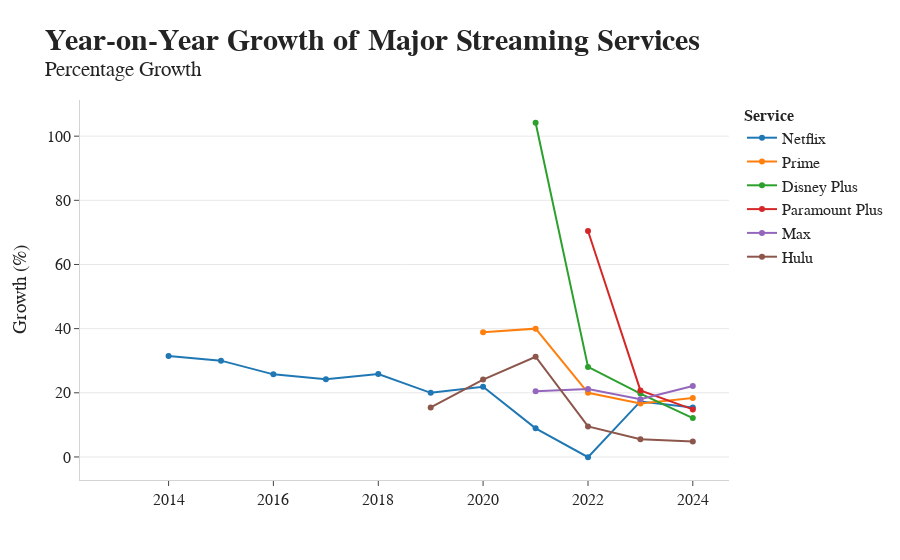

Notebook code cell kept with this figure:
### Code cell
fig_growth = px.line(df_growth_long,
                      x='Year', 
                      y='Growth', 
                      color='Service', 
                      title='<b>Year-on-Year Growth of Major Streaming Services</b><br><sup>Percentage Growth</sup>',
                      template='simple_white',
                      markers=True)

fig_growth.update_layout(yaxis_title='Growth (%)',
                        yaxis = dict(showgrid=True, linecolor='lightgray'),
                        xaxis = dict(showgrid=False, linecolor='lightgray'),
                        font=dict(size=16, family='Trebuchet MS'),
                        title_font=dict(family="Trebuchet MS", size=30,),
                        legend=dict(title_font=dict(weight='bold', size=16)),
                        xaxis_title="")

fig_growth.show()

### Figure 1 — Plotly figure (JSON) as saved in the notebook; plotly's stock layout.template omitted (floating-point values rounded to 4 significant figures)
{"data": [{"hovertemplate": "Service=Netflix<br>Year=%{x}<br>Growth=%{y}<extra></extra>", "legendgroup": "Netflix", "line": {"color": "#1F77B4", "dash": "solid"}, "marker": {"symbol": "circle"}, "mode": "lines+markers", "name": "Netflix", "orientation": "v", "showlegend": true, "type": "scatter", "x": ["2013-01-01T00:00:00", "2014-01-01T00:00:00", "2015-01-01T00:00:00", "2016-01-01T00:00:00", "2017-01-01T00:00:00", "2018-01-01T00:00:00", "2019-01-01T00:00:00", "2020-01-01T00:00:00", "2021-01-01T00:00:00", "2022-01-01T00:00:00", "2023-01-01T00:00:00", "2024-01-01T00:00:00"], "xaxis": "x", "y": [null, 31.5, 30.03, 25.75, 24.2, 25.87, 19.98, 21.89, 8.927, -0.09016, 17.31, 15.38], "yaxis": "y"}, {"hovertemplate": "Service=Prime<br>Year=%{x}<br>Growth=%{y}<extra></extra>", "legendgroup": "Prime", "line": {"color": "#FF7F0E", "dash": "solid"}, "marker": {"symbol": "circle"}, "mode": "lines+markers", "name": "Prime", "orientation": "v", "showlegend": true, "type": "scatter", "x": ["2013-01-01T00:00:00", "2014-01-01T00:00:00", "2015-01-01T00:00:00", "2016-01-01T00:00:00", "2017-01-01T00:00:00", "2018-01-01T00:00:00", "2019-01-01T00:00:00", "2020-01-01T00:00:00", "2021-01-01T00:00:00", "2022-01-01T00:00:00", "2023-01-01T00:00:00", "2024-01-01T00:00:00"], "xaxis": "x", "y": [null, null, null, null, null, null, null, 38.89, 40.0, 20.0, 16.67, 18.37], "yaxis": "y"}, {"hovertemplate": "Service=Disney Plus<br>Year=%{x}<br>Growth=%{y}<extra></extra>", "legendgroup": "Disney Plus", "line": {"color": "#2CA02C", "dash": "solid"}, "marker": {"symbol": "circle"}, "mode": "lines+markers", "name": "Disney Plus", "orientation": "v", "showlegend": true, "type": "scatter", "x": ["2013-01-01T00:00:00", "2014-01-01T00:00:00", "2015-01-01T00:00:00", "2016-01-01T00:00:00", "2017-01-01T00:00:00", "2018-01-01T00:00:00", "2019-01-01T00:00:00", "2020-01-01T00:00:00", "2021-01-01T00:00:00", "2022-01-01T00:00:00", "2023-01-01T00:00:00", "2024-01-01T00:00:00"], "xaxis": "x", "y": [null, null, null, null, null, null, null, null, 104.2, 28.07, 19.75, 12.11], "yaxis": "y"}, {"hovertemplate": "Service=Paramount Plus<br>Year=%{x}<br>Growth=%{y}<extra></extra>", "legendgroup": "Paramount Plus", "line": {"color": "#D62728", "dash": "solid"}, "marker": {"symbol": "circle"}, "mode": "lines+markers", "name": "Paramount Plus", "orientation": "v", "showlegend": true, "type": "scatter", "x": ["2013-01-01T00:00:00", "2014-01-01T00:00:00", "2015-01-01T00:00:00", "2016-01-01T00:00:00", "2017-01-01T00:00:00", "2018-01-01T00:00:00", "2019-01-01T00:00:00", "2020-01-01T00:00:00", "2021-01-01T00:00:00", "2022-01-01T00:00:00", "2023-01-01T00:00:00", "2024-01-01T00:00:00"], "xaxis": "x", "y": [null, null, null, null, null, null, null, null, null, 70.43, 20.75, 14.81], "yaxis": "y"}, {"hovertemplate": "Service=Max<br>Year=%{x}<br>Growth=%{y}<extra></extra>", "legendgroup": "Max", "line": {"color": "#9467BD", "dash": "solid"}, "marker": {"symbol": "circle"}, "mode": "lines+markers", "name": "Max", "orientation": "v", "showlegend": true, "type": "scatter", "x": ["2013-01-01T00:00:00", "2014-01-01T00:00:00", "2015-01-01T00:00:00", "2016-01-01T00:00:00", "2017-01-01T00:00:00", "2018-01-01T00:00:00", "2019-01-01T00:00:00", "2020-01-01T00:00:00", "2021-01-01T00:00:00", "2022-01-01T00:00:00", "2023-01-01T00:00:00", "2024-01-01T00:00:00"], "xaxis": "x", "y": [null, null, null, null, null, null, null, null, 20.5, 21.19, 17.98, 22.13], "yaxis": "y"}, {"hovertemplate": "Service=Hulu<br>Year=%{x}<br>Growth=%{y}<extra></extra>", "legendgroup": "Hulu", "line": {"color": "#8C564B", "dash": "solid"}, "marker": {"symbol": "circle"}, "mode": "lines+markers", "name": "Hulu", "orientation": "v", "showlegend": true, "type": "scatter", "x": ["2013-01-01T00:00:00", "2014-01-01T00:00:00", "2015-01-01T00:00:00", "2016-01-01T00:00:00", "2017-01-01T00:00:00", "2018-01-01T00:00:00", "2019-01-01T00:00:00", "2020-01-01T00:00:00", "2021-01-01T00:00:00", "2022-01-01T00:00:00", "2023-01-01T00:00:00", "2024-01-01T00:00:00"], "xaxis": "x", "y": [null, null, null, null, null, null, 15.42, 24.14, 31.25, 9.524, 5.556, 4.805], "yaxis": "y"}], "layout": {"font": {"family": "Trebuchet MS", "size": 16}, "legend": {"title": {"font": {"size": 16, "weight": "bold"}, "text": "Service"}, "tracegroupgap": 0}, "title": {"font": {"family": "Trebuchet MS", "size": 30}, "text": "<b>Year-on-Year Growth of Major Streaming Services</b><br><sup>Percentage Growth</sup>"}, "xaxis": {"anchor": "y", "domain": [0, 1], "linecolor": "lightgray", "showgrid": false, "title": {"text": ""}}, "yaxis": {"anchor": "x", "domain": [0, 1], "linecolor": "lightgray", "showgrid": true, "title": {"text": "Growth (%)"}}}}
